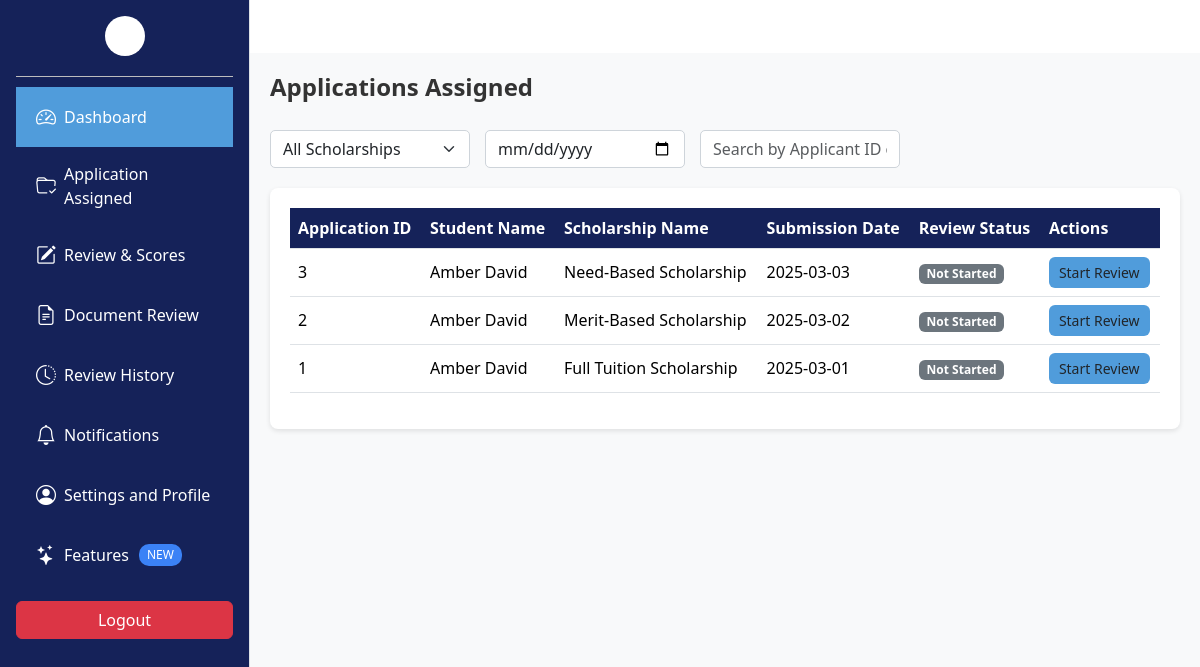
/reviewer/application.php (signed in), run on the app's committed database.
### tables this page shows
CREATE TABLE Applications (
    application_id INT PRIMARY KEY AUTO_INCREMENT,
    student_id INT NOT NULL,
    scholarship_id INT NOT NULL,
    submission_date TIMESTAMP DEFAULT CURRENT_TIMESTAMP,
    document_url VARCHAR(255) DEFAULT NULL,
    finantial_statement_url VARCHAR(255) DEFAULT NULL,
    recommendation_letter_url VARCHAR(255) DEFAULT NULL,
    assigned_reviewer_id INT DEFAULT NULL,
    status ENUM('Submitted', 'Pending', 'Under Review', 'Approved', 'Accepted', 'Rejected', 'Needs More Info') DEFAULT 'Submitted',
    FOREIGN KEY (student_id) REFERENCES Students(student_id) ON DELETE CASCADE,
    FOREIGN KEY (scholarship_id) REFERENCES Scholarships(scholarship_id) ON DELETE CASCADE
);

CREATE TABLE Scholarships (
    scholarship_id INT PRIMARY KEY AUTO_INCREMENT,
    name VARCHAR(255) NOT NULL,
    amount DECIMAL(10,2) NOT NULL CHECK (amount > 0),
    gpa DECIMAL(3,1) DEFAULT NULL,
    other_criteria VARCHAR(255) DEFAULT NULL,
    application_start DATE DEFAULT NULL,
    application_end DATE NOT NULL,
    status ENUM('Open', 'Closed', 'Awarded') DEFAULT 'Open',
    created_at TIMESTAMP DEFAULT CURRENT_TIMESTAMP
);

### reviewer/application.php (the view, shortened to what this page needs)
<?php
include "../Database/db.php";
$conn = new mysqli($servername, $username, $password, $dbname, $port);
$user_id = $_SESSION['user_id'];
$submissionDateFilter = isset($_GET['submissionDateFilter']) ? trim($_GET['submissionDateFilter']) : '';
$searchQuery = isset($_GET['search']) ? trim($_GET['search']) : '';
$page = isset($_GET['page']) ? max(1, intval($_GET['page'])) : 1;
$perPage = 5;
$offset = ($page - 1) * $perPage;
$query = "SELECT a.application_id, CONCAT(s.first_name, ' ', s.last_name) AS student_name,
                 sc.name AS scholarship_name, a.submission_date,
                 r.decision AS review_status
          FROM Applications a
          JOIN Students s ON a.student_id = s.student_id
          JOIN Scholarships sc ON a.scholarship_id = sc.scholarship_id
          LEFT JOIN Reviews r ON a.application_id = r.application_id AND r.reviewer_id = ?
          WHERE 1=1";
$query .= " AND (r.reviewer_id = ? OR r.reviewer_id IS NULL)";
$query .= " ORDER BY a.submission_date DESC LIMIT ? OFFSET ?";
$stmt = $conn->prepare($query);
$stmt->bind_param("iiii", $user_id, $user_id, $perPage, $offset);
if (!$stmt->execute()) {
    die("Execute failed: " . $stmt->error);
}
$result = $stmt->get_result();
?>
<!DOCTYPE html>
<html lang="en">
<head>
  <link href="https://cdn.jsdelivr.net/npm/bootstrap@5.3.3/dist/css/bootstrap.min.css" rel="stylesheet" />
  <link href="https://cdn.jsdelivr.net/npm/bootstrap-icons@1.10.5/font/bootstrap-icons.css" rel="stylesheet" />
</head>
<body>
  <?php include 'sidebar.php'; ?>
  <div class="main-content">
    <div class="page-header">
      <h1>Applications Assigned</h1>
    </div>
    <div class="filters">
      <select class="form-select" id="scholarshipFilter" onchange="applyFilters()">
        <option value="">All Scholarships</option>
      </select>
      <input type="date" class="form-control" id="submissionDateFilter" onchange="applyFilters()" value="<?php echo htmlspecialchars($submissionDateFilter); ?>" placeholder="Filter by Submission Date">
      <input type="text" class="form-control" id="searchInput" onkeyup="applyFilters()" placeholder="Search by Applicant ID or Name" value="<?php echo htmlspecialchars($searchQuery); ?>">
    </div>
    <div class="applications-table">
      <table class="table table-hover">
        <thead>
          <tr>
            <th>Application ID</th>
            <th>Student Name</th>
            <th>Scholarship Name</th>
            <th>Submission Date</th>
            <th>Review Status</th>
            <th>Actions</th>
          </tr>
        </thead>
        <tbody id="applicationsTable">
          <?php if ($result->num_rows > 0): ?>
            <?php while ($row = $result->fetch_assoc()): ?>
              <?php
              $reviewStatus = 'Not Started';
              $badgeClass = 'bg-secondary';
              $buttonText = 'Start Review';
              $buttonDisabled = false;
              ?>
              <tr>
                <td><?php echo htmlspecialchars($row['application_id']); ?></td>
                <td><?php echo htmlspecialchars($row['student_name']); ?></td>
                <td><?php echo htmlspecialchars($row['scholarship_name']); ?></td>
                <td><?php echo htmlspecialchars(date('Y-m-d', strtotime($row['submission_date']))); ?></td>
                <td><span class="badge <?php echo $badgeClass; ?>"><?php echo $reviewStatus; ?></span></td>
                <td>
                  <button class="btn btn-start-review"
                          data-bs-toggle="modal"
                          data-bs-target="#confirmReviewModal"
                          data-application-id="<?php echo $row['application_id']; ?>"
                          data-action="<?php echo $buttonText; ?>"
                          <?php echo $buttonDisabled ? 'disabled' : ''; ?>>
                    <?php echo $buttonText; ?>
                  </button>
                </td>
              </tr>
            <?php endwhile; ?>
          <?php else: ?>
            <tr>
              <td colspan="6" class="text-center">No applications found.</td>
            </tr>
          <?php endif; ?>
        </tbody>
      </table>
    </div>
  </div>
</body>
</html>

### reviewer/application.php (style rules this page uses)
.main-content { background-color: #f8f9fa; min-height: 100vh; }
.page-header { display: flex; justify-content: space-between; align-items: center; margin-bottom: 20px; }
.page-header h1 { font-size: 24px; font-weight: 600; color: #333; }
.filters { display: flex; gap: 15px; margin-bottom: 20px; flex-wrap: wrap; }
.filters .form-select, .filters .form-control { border-radius: 5px; border: 1px solid #ced4da; box-shadow: none; max-width: 200px; }
.applications-table { background-color: #ffffff; border-radius: 8px; padding: 20px; box-shadow: 0 2px 5px rgba(0, 0, 0, 0.1); margin-bottom: 20px; }
.applications-table .table { margin-bottom: 0; }
.applications-table .table th { background-color: #152259; color: #ffffff; }
.applications-table .table td { vertical-align: middle; }
.applications-table .table .badge { font-size: 12px; }
.applications-table .btn-start-review { background-color: #509CDB; border: none; font-size: 14px; padding: 5px 10px; }

### reviewer/sidebar.php (style rules this page uses)
.main-content { margin-left: 250px; padding: 20px; }

### data on the page
applications: application_id "3", student_name "Amber David", scholarship.name "Need-Based Scholarship", submission_date "2025-03-03", reviewStatus "Not Started", buttonText "Start Review"
applications: application_id "2", student_name "Amber David", scholarship.name "Merit-Based Scholarship", submission_date "2025-03-02", reviewStatus "Not Started", buttonText "Start Review"
applications: application_id "1", student_name "Amber David", scholarship.name "Full Tuition Scholarship", submission_date "2025-03-01", reviewStatus "Not Started", buttonText "Start Review"
